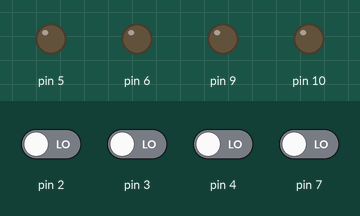
A sketch run on a simulated Arduino Uno, built with avr-gcc and run on an emulated ATmega328P. Shown: output pins drawn as LEDs (lit = HIGH). Dashed ring = blinking. The test bench sets the inputs (shaded band); at power-on: pin 2–4, pin 7 LOW.

Above: at 1.2 s.
1.3 s: pin 2 driven HIGH
At 3.2 s:
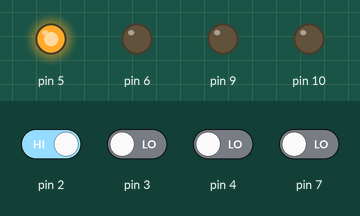
3.5 s: pin 4 driven HIGH
At 5.4 s:
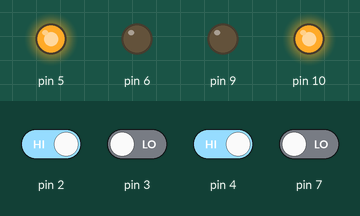
6.3 s: pin 7 driven HIGH
At 6.8 s:
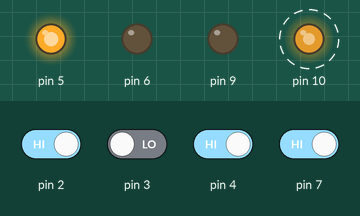
9.3 s: pin 4 driven LOW
At 12.2 s:
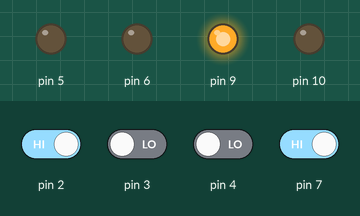
12.3 s: pin 4 driven HIGH and pin 7 driven LOW
At 15.9 s:
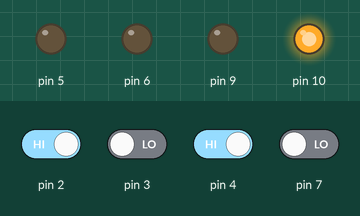
Timing chart, 0 to 17.4 s (numbered marks = the images above; inputs shaded):
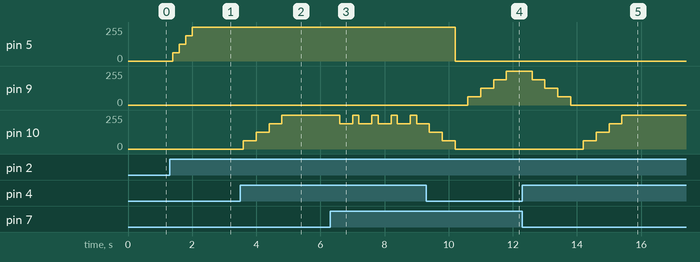

The sketch:

puenteH_2_motores_sin_driver.ino
```cpp
// C++ code
//
int contador = 4, contador2 = 4;
const int porcentajeTotal = 100;
const int valorAnalogTotal = 255;
int valorAnalogReq;


void setup()
{
  //entradas
  pinMode(4,INPUT);
  pinMode(7,INPUT);

  pinMode(2,INPUT);
  pinMode(3,INPUT);
  //salidas
  pinMode(9,OUTPUT);
  pinMode(10,OUTPUT);

  pinMode(5,OUTPUT);
  pinMode(6,OUTPUT);
}

void loop()
{
  int pulsadorUno = digitalRead(4);
  int pulsadorDos = digitalRead(7);

  int pulsadorTres = digitalRead(3);
  int pulsadorCuatro = digitalRead(2);

  	if (pulsadorUno == HIGH)
    {
    	contador +=1;
      	control(contador, 9 ,10);
    }
    if (pulsadorDos == HIGH)
    {
    	contador -=1;
      	control(contador , 9 , 10);
    }

  	if (pulsadorTres == HIGH)
    {
    	contador2 +=1;
      	control(contador2 , 5 , 6);
    }
    if (pulsadorCuatro == HIGH)
    {
    	contador2 -=1;
      	control(contador2, 5 , 6);
    }

}

void control(int conteo, int pin1, int pin2){

  delay(100);
  switch (conteo)
  {
  	case 0:
    	Vizquierda(100, pin1, pin2);
    break;
    case 1:
    	Vizquierda(75 , pin1, pin2);
    break;
    case 2:
    	Vizquierda(50, pin1, pin2);
    break;
    case 3:
    	Vizquierda(25, pin1, pin2);
    break;
    case 4:
    	paro();
    break;
    case 5:
    	Vderecha(25, pin1, pin2);
    break;
    case 6:
    	Vderecha(50, pin1, pin2);
    break;
    case 7:
    	Vderecha(75, pin1, pin2);
    break;
    case 8:
    	Vderecha(100, pin1, pin2);
    break;
    default:
    	if (contador > 8)
        {
        	contador = 8;
        }
    	if (contador < 0)
        {
        	contador = 0;
        }
    break;
  }
  delay(100);

}

void paro()
{
	digitalWrite(9,LOW);
  	digitalWrite(10,LOW);
  	digitalWrite(5,LOW);
  	digitalWrite(6,LOW);
}

void Vderecha(int porcentaje, int pin1, int pin2)
{
	digitalWrite(pin1,LOW);
  	valorAnalogReq = valorAnalogWrite(porcentaje);
  	analogWrite(pin2,valorAnalogReq);
}

void Vizquierda (int porcentaje, int pin1, int pin2)
{
	digitalWrite(pin2,LOW);
  	valorAnalogReq = valorAnalogWrite(porcentaje);
    analogWrite(pin1,valorAnalogReq);

}

int valorAnalogWrite(int porcentaje)
{
	// 100 -> 255
    //  %  -> aw
   int aw = (porcentaje*valorAnalogTotal)/porcentajeTotal;
   return aw;
}
```

Measured:
- after the input at 1.3 s, pin 5: 0/255 → 63/255 after 0.10 s, → 127/255 0.20 s later, → 191/255 0.20 s later, → 255/255 0.20 s later
- after the input at 3.5 s, pin 10: 0/255 → 63/255 after 0.10 s, → 127/255 0.40 s later, → 191/255 0.40 s later, → 255/255 0.40 s later
- after the input at 6.3 s, pin 10: alternates 255/255 for 0.20 s and 191/255 for 0.40 s, starting after 0.30 s
- after the input at 9.3 s, pin 5: 255/255 → 0/255 after 0.90 s; pin 9: 0/255 → 63/255 after 1.3 s, → 127/255 0.40 s later, → 191/255 0.40 s later, → 255/255 0.40 s later
- after the input at 12.3 s, pin 9: 255/255 → 191/255 after 0.30 s, → 127/255 0.40 s later, → 63/255 0.40 s later, → 0/255 0.40 s later; pin 10: 0/255 → 63/255 after 1.9 s, → 127/255 0.40 s later, → 191/255 0.40 s later, → 255/255 0.40 s later
